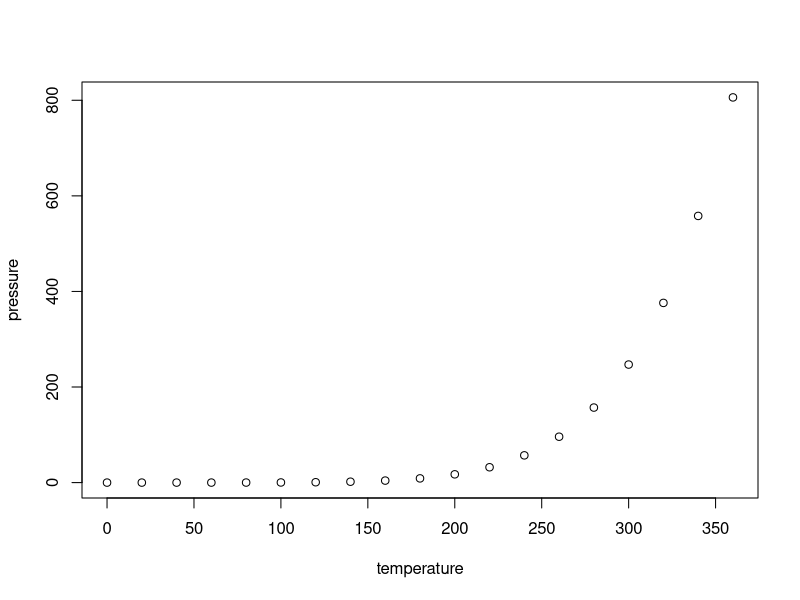
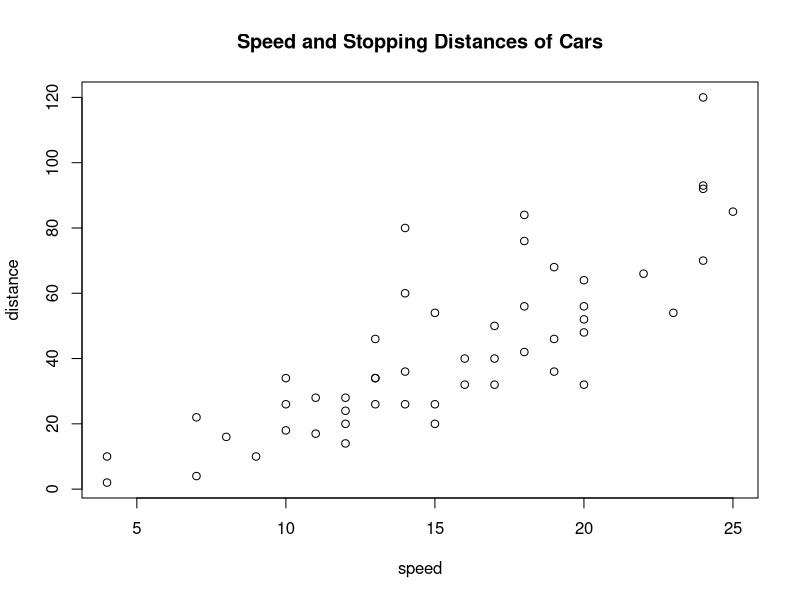

Reproduce these figures in R, in order.
## ---- chunk 1
knitr::opts_chunk$set(echo = TRUE)
## ---- chunk 2
summary(cars)
## ---- chunk 3
plot(pressure)
## ---- chunk 4
help(median)
## ---- chunk 5
head(pressure, n = 10)
## ---- chunk 6
head(pressure)
## ---- chunk 7
median(cars$dist)
## ---- chunk 8
mean(cars$speed)
## ---- chunk 9
summary(cars)
## ---- chunk 10
plot(cars, main = "Speed and Stopping Distances of Cars", xlab = "speed", ylab = "distance")
## ---- chunk 11
sum((iris$Sepal.Length[25] + iris$Sepal.Length[26]) / 2 )
## ---- chunk 12
less_than_3 = subset(iris, iris$Petal.Length <= 3)
sum(less_than_3$Petal.Length)
## ---- chunk 13
all_virginica = subset(iris, iris$Species == "virginica")
x = all_virginica$Sepal.Length[10]
print(4 * x / 2 ^ 3)
## ---- chunk 14
all_setosa = subset(iris, iris$Species == "setosa")
x = sum(all_virginica$Sepal.Width)
print(4 * (x / 2) ^ 3)
